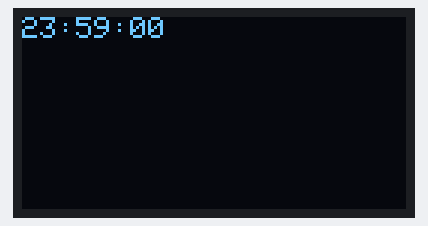
Recording of a sketch running on a simulated Arduino Uno, built with avr-gcc and run on an emulated ATmega328P. Parts: 128×64 one-colour display. What the sketch prints to the serial monitor is not drawn.

Above: at 0.1 s.
At 4.4 s:
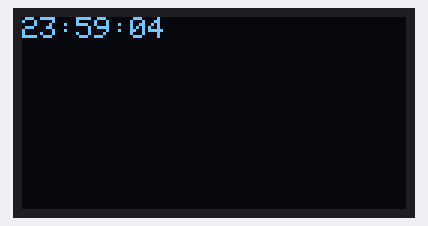
At 7.6 s:
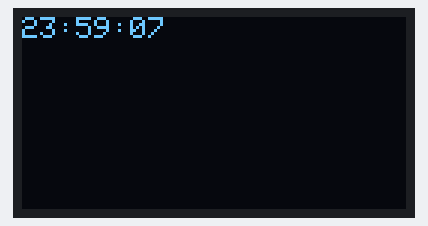
At 16.0 s:
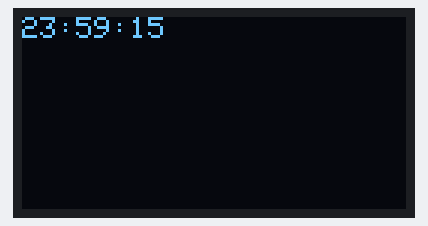
At 26.6 s:
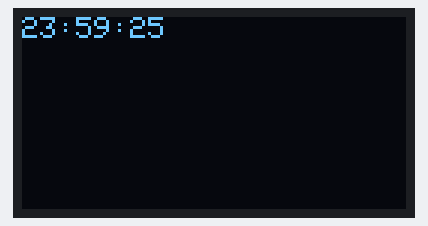
At 38.3 s:
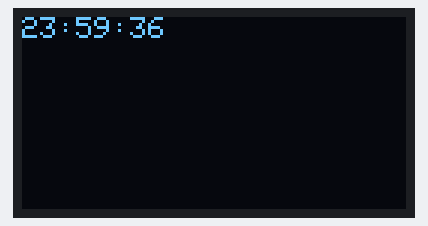

Measured:
- what the display in image 0 shows lasts 1.0 s, from 0.1 s to 1.1 s

The sketch:

sketch_feb11a.ino
```cpp
#include <Adafruit_SSD1306.h>
#include <Wire.h>
#include <Adafruit_GFX.h>
#include <SPI.h>

#define WHITE SSD1306_WHITE
#define BLACK SSD1306_BLACK

Adafruit_SSD1306 oled(128, 64, &Wire, -1);

const int btn1 = 0;
const int btn2 = 1;
const int btn3 = 2;
const int btn4 = 3;

class clockModule{
  public:
    unsigned long mil;
    unsigned long lastMil = 0;

    uint8_t monthLengths[12] = {31, 28, 31, 30, 31, 30, 31, 31, 30, 31, 30, 31};

    //order: hours, minutes, seconds
    uint8_t smallUnits[3];

    //order: days, months, years
    uint8_t largeUnits[3];

  clockModule(){}


  void checkLeapYear(){
    if(largeUnits[2] % 4 == 0){
      monthLengths[2] = 29;
    }
    else{
      monthLengths[2] = 28;
    }
  }

  void largeUnitsProcess(){
    largeUnits[0] += 1;
    if(largeUnits[0] > monthLengths[largeUnits[1]]){
      //days are 1 indexed just because
      largeUnits[0] = 1;
      largeUnits[1] += 1;
      //months are zero indexed
      if(largeUnits[1] == 12){
        largeUnits[1] = 0;
        largeUnits[2] += 1;
        checkLeapYear();
      }

    }
  }

  void generalUnitsProcess(){
    mil = millis();
    if(mil - lastMil >= 1000){
      lastMil = millis();
      smallUnits[2] += 1;
      if(smallUnits[2] == 60){
        smallUnits[2] = 0;
        smallUnits[1] += 1;
        if(smallUnits[1] == 60){
          smallUnits[1] = 0;
          smallUnits[0] += 1;

          if(smallUnits[0] == 24){
            smallUnits[0] = 0;
            largeUnitsProcess();
          }
        }

      }

    }
  }

  String returnCurrTime(String middleChar="\t"){
    String res = "";

    for(int i = 0; i < 3; i++){
      String temp = (String){this->smallUnits[i]};
      if(temp.length() < 2){temp = "0" + temp;}
      res += temp;
      if(i < 2){res += middleChar;}
    }
    return res;
  }
};

clockModule myClock;

void setup() {
  Wire.begin();
  oled.begin(SSD1306_SWITCHCAPVCC, 0x3C);
  oled.fillScreen(WHITE);
  oled.display();

  oled.setCursor(0, 0);
  oled.setTextColor(WHITE);

  pinMode(btn1, INPUT_PULLUP);
  pinMode(btn2, INPUT_PULLUP);
  pinMode(btn3, INPUT_PULLUP);
  pinMode(btn4, INPUT_PULLUP);

  Serial.begin(9600);

  myClock.smallUnits[1] = 59;
  myClock.smallUnits[0] = 23;

  myClock.largeUnits[0] = 31;
  myClock.largeUnits[1] = 0;
}

void loop() {
  myClock.generalUnitsProcess();

  oled.setCursor(0, 0);
  oled.fillScreen(BLACK);
  oled.print(myClock.returnCurrTime(":"));
  oled.display();

  Serial.println( myClock.returnCurrTime(":") );
  Serial.println( String(myClock.largeUnits[0]) + "   " + String(myClock.largeUnits[1]));
  delay(500);
}
```
